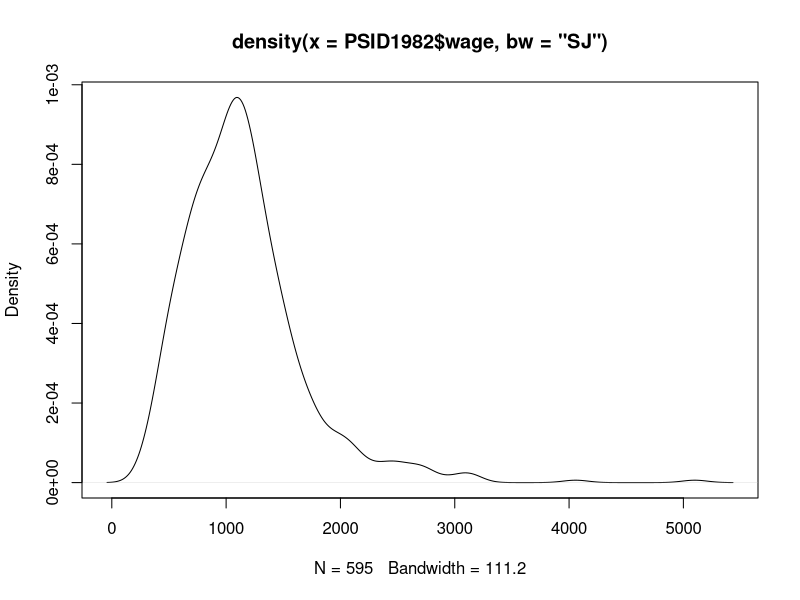

Write the R code that produced this figure.
library(AER)


### Name: PSID1982
### Title: PSID Earnings Data 1982
### Aliases: PSID1982
### Keywords: datasets

### ** Examples

data("PSID1982")
plot(density(PSID1982$wage, bw = "SJ"))

## Baltagi (2002), Table 4.1
earn_lm <- lm(log(wage) ~ . + I(experience^2), data = PSID1982)
summary(earn_lm)

## Baltagi (2002), Table 13.1
union_lpm <- lm(I(as.numeric(union) - 1) ~ . - wage, data = PSID1982)
union_probit <- glm(union ~ . - wage, data = PSID1982, family = binomial(link = "probit"))
union_logit <- glm(union ~ . - wage, data = PSID1982, family = binomial)
## probit OK, logit and LPM rather different.
